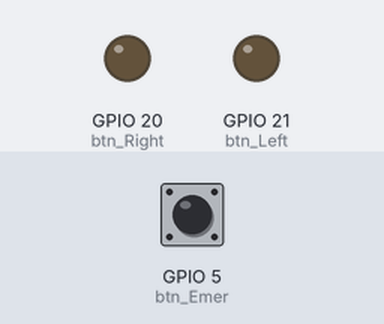
The program below on a simulated Raspberry Pi (BCM pin numbers). On the bench: output pins drawn as LEDs (lit = HIGH). The inputs (shaded band) are chosen by the test bench; at power-on: GPIO 5 (btn_Emer) LOW. One TCP client connects 1 s after the port opens and stays connected; threads take turns every 2 ms; what the program prints to the terminal is not drawn.

Above: at 1.2 s.
1.3 s: GPIO 5 (btn_Emer) pulled HIGH for 0.15 s
At 2.3 s:
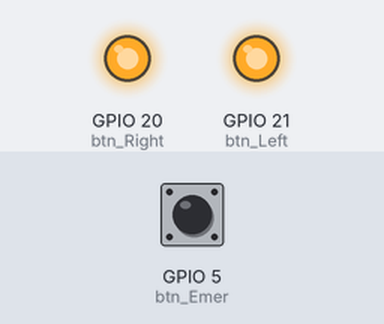
2.9 s: GPIO 5 (btn_Emer) pulled HIGH for 1 s
At 3.7 s:
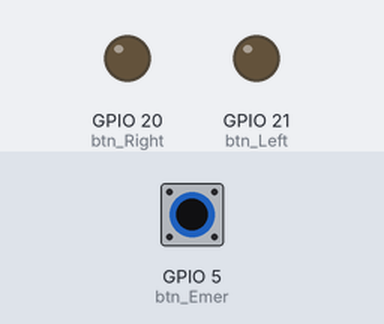
Timing chart, 0 to 5.9 s (numbered marks = the images above; inputs shaded):
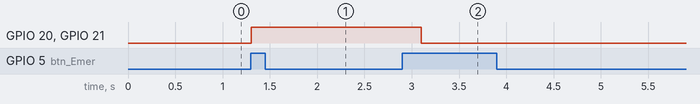

Measured:
- after the input at 1.3 s, GPIO 20 (btn_Right), GPIO 21 (btn_Left): LOW → HIGH at once
- after the input at 2.9 s, GPIO 20 (btn_Right), GPIO 21 (btn_Left): HIGH → LOW after 0.20 s

The program:

connServer.py
```python
from socket import *
import threading
import time
import RPi.GPIO as GPIO
import TurnSignal as TS

# Server Connection
def acceptServer() :
    connectionSock, addr = serverSock.accept()
    return connectionSock, addr

# Send the Function back
def sendBack(sock):
    sendData = ''
    while True:
        if TS.turn.direction == "Emer" :
            sendData = 'Emer ON!!'
        else :
            if TS.turn.direction == "Left" :
                sendData = 'Left ON!!'
            elif TS.turn.direction == "Right" :
                sendData = 'Right ON!!'
            else :
                sendData = ''

        sock.send(sendData.encode('utf-8'))
        time.sleep(1)

time.sleep(1)
# Receive a signal from behind
def receiveBack(sock):
    while True:
        recvData = sock.recv(1024)
        print('Back :', recvData.decode('utf-8'))


port = 8081 # Port number

# Server connection option
serverSock = socket(AF_INET, SOCK_STREAM)
serverSock.bind(('223.194.169.191', port))
serverSock.listen(1)

print('Waiting for port %d...'%port)

accepter = threading.Thread(target=acceptServer)
connectionSock, addr = acceptServer()

print(str(addr), ' are connected.')

sender = threading.Thread(target=sendBack, args=(connectionSock,))
receiver = threading.Thread(target=receiveBack, args=(connectionSock,))

sender.start()
receiver.start()

while True:
    time.sleep(1)
    pass
```

TurnSignal.py
```python
import RPi.GPIO as GPIO
import threading
import time

class TurnSignal():
    isStoped = True
    btn_Left = 21
    btn_Right = 20
    btn_Emer = 5
    direction = None
    push_state = None

    def __init__(self, left_func, middle_func, right_func, emer_func):
        threading.Thread.__init__(self)
        self.emer_func = emer_func
        self.left_func = left_func
        self.right_func = right_func
        self.middle_func = middle_func
        GPIO.setmode(GPIO.BCM)
        GPIO.setup(self.btn_Left, GPIO.IN, pull_up_down = GPIO.PUD_DOWN)
        GPIO.setup(self.btn_Right, GPIO.IN, pull_up_down = GPIO.PUD_DOWN)
        GPIO.setup(self.btn_Emer, GPIO.IN, pull_up_down = GPIO.PUD_DOWN)

    #thread start
    def start(self):
        if self.isStoped:
            t = threading.Thread(target=self.run, args=())
            t.start()
        else:
            print("blink 쓰레드는 한개만 생성 할 수 있습니다.")

    def run(self):
        self.isStoped = False
        while True:
            time.sleep(0.1)
            if GPIO.input(self.btn_Emer):
                if self.direction != "Emer":
                    self.direction = "Emer"
                    self.emer_func()
            else:
                if GPIO.input(self.btn_Left):
                    if self.direction != "Left":
                        self.direction = "Left"
                        self.left_func()
                elif GPIO.input(self.btn_Right):
                    if self.direction != "Right":
                       self.direction = "Right"
                       self.right_func()
                else:
                    if self.direction != None:
                       self.direction = None
                       self.middle_func()


            if self.isStoped: #flag check
                break

    def stop(self):
        self.isStoped = True


###HOW TO USE###
def blink_emer():
    print('!! 비상 !!')

    GPIO.setup(TurnSignal.btn_Left, GPIO.IN)
    GPIO.setup(TurnSignal.btn_Right, GPIO.IN)
    GPIO.setup(TurnSignal.btn_Left, GPIO.OUT)
    GPIO.setup(TurnSignal.btn_Right, GPIO.OUT)

    if TurnSignal.push_state != "push" :
        TurnSignal.push_state = "push"
        while True :
            GPIO.output(TurnSignal.btn_Left, GPIO.HIGH)
            GPIO.output(TurnSignal.btn_Right, GPIO.HIGH)

            time.sleep(0.3)
            if GPIO.input(TurnSignal.btn_Emer) == 1 :
                GPIO.output(TurnSignal.btn_Left, GPIO.LOW)
                GPIO.output(TurnSignal.btn_Right, GPIO.LOW)
                TurnSignal.push_state = "nope"
                break

def blink_left():
    print('왼쪽 <---')

    GPIO.setup(TurnSignal.btn_Left, GPIO.IN)
    GPIO.setup(TurnSignal.btn_Right, GPIO.IN)
    GPIO.setup(TurnSignal.btn_Left, GPIO.OUT)
    GPIO.setup(TurnSignal.btn_Right, GPIO.OUT)

    GPIO.output(TurnSignal.btn_Left, GPIO.LOW)
    GPIO.output(TurnSignal.btn_Right, GPIO.LOW)

    while TurnSignal.btn_Left == 1 :
        GPIO.output(TurnSignal.btn_Left, GPIO.HIGH)

def blink_middle():
    print('--- 중간 ---')

#    GPIO.setup(TurnSignal.btn_Left, GPIO.IN)
#   GPIO.setup(TurnSignal.btn_Right, GPIO.IN)
#   GPIO.setup(TurnSignal.btn_Left, GPIO.OUT)
#   GPIO.setup(TurnSignal.btn_Right, GPIO.OUT)

#   GPIO.output(TurnSignal.btn_Left, GPIO.LOW)
#   GPIO.output(TurnSignal.btn_Right, GPIO.LOW)

def blink_right():
    print('---> 오른쪽')

    GPIO.setup(TurnSignal.btn_Left, GPIO.IN)
    GPIO.setup(TurnSignal.btn_Right, GPIO.IN)
    GPIO.setup(TurnSignal.btn_Left, GPIO.OUT)
    GPIO.setup(TurnSignal.btn_Right, GPIO.OUT)

    GPIO.output(TurnSignal.btn_Left, GPIO.LOW)
    GPIO.output(TurnSignal.btn_Right, GPIO.LOW)

    while TurnSignal.btn_Right == 1 :
        GPIO.output(TurnSignal.btn_Right, GPIO.HIGH)

turn = TurnSignal(blink_left, blink_middle, blink_right, blink_emer)
turn.start()
```
